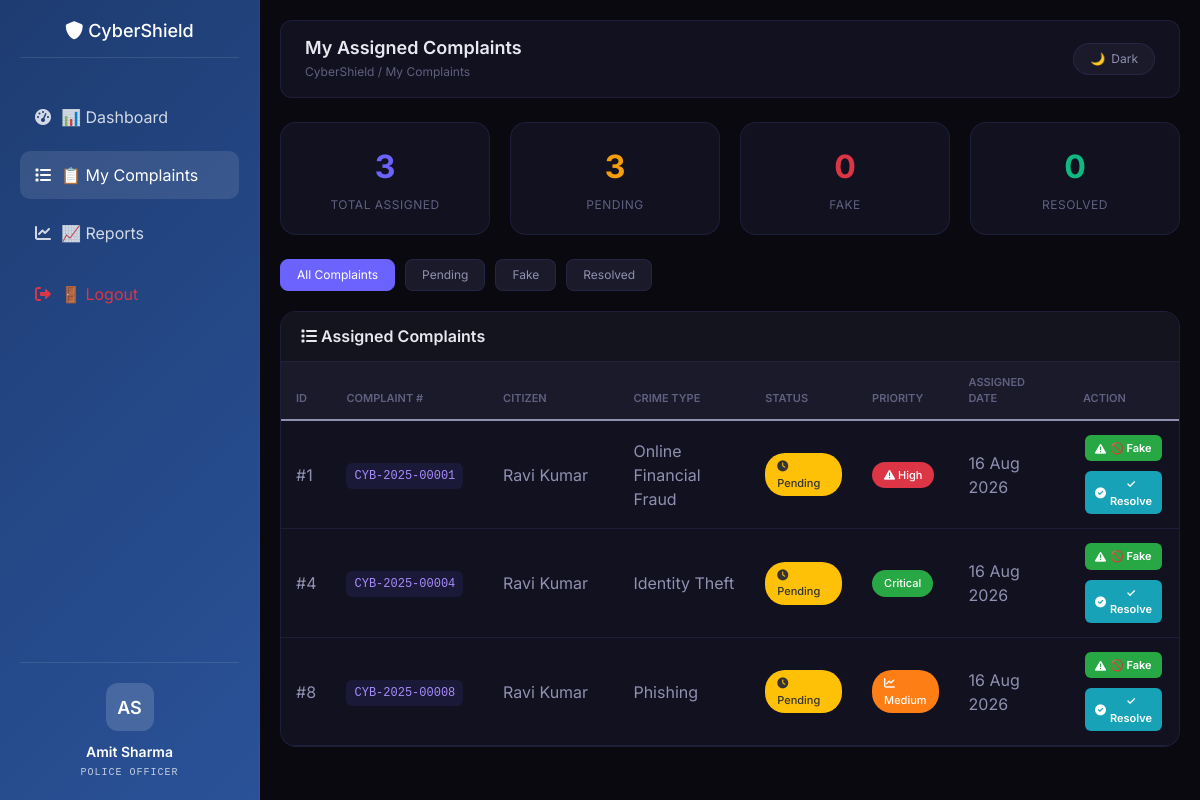
/officer-complaints.php (signed in), run on the app's committed database.
### tables this page shows
CREATE TABLE IF NOT EXISTS complaints (
    id INT AUTO_INCREMENT PRIMARY KEY,
    complaint_num VARCHAR(50) UNIQUE NOT NULL,
    user_id INT,
    user_name VARCHAR(100) NOT NULL,
    user_email VARCHAR(100) NOT NULL,
    category VARCHAR(100) NOT NULL,
    type VARCHAR(100),
    description TEXT NOT NULL,
    incident_date DATE NOT NULL,
    incident_time TIME,
    location VARCHAR(255),
    suspect_info TEXT,
    financial_loss DECIMAL(15,2) DEFAULT 0,
    status ENUM('pending', 'in-progress', 'resolved', 'closed', 'fake') DEFAULT 'pending',
    priority ENUM('low', 'medium', 'high', 'critical') DEFAULT 'low',
    suspicious BOOLEAN DEFAULT FALSE,
    assigned_to INT NULL,
    assigned_date DATETIME NULL,
    resolved_date DATETIME NULL,
    resolution_notes TEXT,
    admin_remarks TEXT,
    public_response TEXT,
    admin_notified BOOLEAN DEFAULT FALSE,
    created_at TIMESTAMP DEFAULT CURRENT_TIMESTAMP,
    updated_at TIMESTAMP DEFAULT CURRENT_TIMESTAMP ON UPDATE CURRENT_TIMESTAMP,
    FOREIGN KEY (user_id) REFERENCES users(id) ON DELETE SET NULL,
    FOREIGN KEY (assigned_to) REFERENCES investigation_officers(id) ON DELETE SET NULL
);

CREATE TABLE IF NOT EXISTS users (
    id INT AUTO_INCREMENT PRIMARY KEY,
    name VARCHAR(100) NOT NULL,
    email VARCHAR(100) UNIQUE NOT NULL,
    password VARCHAR(255) NOT NULL,
    phone VARCHAR(20),
    created_at TIMESTAMP DEFAULT CURRENT_TIMESTAMP
);

### officer-complaints.php (the view, shortened to what this page needs)
<?php
$officer_id = $_SESSION['officer_id'];
$conn = getConnection();
$complaints_query = $conn->prepare("SELECT c.*, u.name as citizen_name FROM complaints c JOIN users u ON c.user_id = u.id WHERE c.assigned_to = ? ORDER BY c.created_at DESC");
$complaints_query->bind_param("i", $officer_id);
$complaints_query->execute();
$complaints = $complaints_query->get_result();
$stats = [];
$total_query = $conn->prepare("SELECT COUNT(*) as count FROM complaints WHERE assigned_to = ?");
$total_query->bind_param("i", $officer_id);
$total_query->execute();
$stats['total'] = $total_query->get_result()->fetch_assoc()['count'];
$pending_query = $conn->prepare("SELECT COUNT(*) as count FROM complaints WHERE assigned_to = ? AND status = 'pending'");
$pending_query->bind_param("i", $officer_id);
$pending_query->execute();
$stats['pending'] = $pending_query->get_result()->fetch_assoc()['count'];
$fake_query = $conn->prepare("SELECT COUNT(*) as count FROM complaints WHERE assigned_to = ? AND status = 'fake'");
$fake_query->bind_param("i", $officer_id);
$fake_query->execute();
$stats['fake'] = $fake_query->get_result()->fetch_assoc()['count'];
$resolved_query = $conn->prepare("SELECT COUNT(*) as count FROM complaints WHERE assigned_to = ? AND status = 'resolved'");
$resolved_query->bind_param("i", $officer_id);
$resolved_query->execute();
$stats['resolved'] = $resolved_query->get_result()->fetch_assoc()['count'];
$theme = isset($_COOKIE['theme']) ? $_COOKIE['theme'] : 'dark';
$officer_name = $_SESSION['officer_name'] ?? 'Police Officer';
$name_parts = explode(' ', $officer_name);
$initials = '';
if (count($name_parts) >= 2) {
    $initials = strtoupper(substr($name_parts[0], 0, 1) . substr($name_parts[1], 0, 1));
} else {
    $initials = strtoupper(substr($officer_name, 0, 2));
}
?>
<!DOCTYPE html>
<html lang="en">
<head>
    <link href="https://cdn.jsdelivr.net/npm/bootstrap@5.1.3/dist/css/bootstrap.min.css" rel="stylesheet">
    <link rel="stylesheet" href="https://cdnjs.cloudflare.com/ajax/libs/font-awesome/6.0.0/css/all.min.css">
    <link rel="stylesheet" href="css/style.css">
</head>
<body>
    <div class="sidebar" id="sidebar">
        <h4 class="text-center"><i class="fas fa-shield-alt"></i> CyberShield</h4>
        <div class="nav flex-column">
            <a href="officer-dashboard.php" class="nav-link"><i class="fas fa-tachometer-alt"></i> 📊 Dashboard</a>
            <a href="officer-complaints.php" class="nav-link active"><i class="fas fa-list"></i> 📋 My Complaints</a>
            <a href="officer-reports.php" class="nav-link"><i class="fas fa-chart-line"></i> 📈 Reports</a>
            <a href="logout.php" class="nav-link text-danger mt-2"><i class="fas fa-sign-out-alt"></i> 🚪 Logout</a>
        </div>
        <div class="officer-badge">
            <div class="officer-avatar"><?php echo $initials; ?></div>
            <div class="officer-name"><?php echo htmlspecialchars($officer_name); ?></div>
            <div class="officer-role">Police Officer</div>
        </div>
    </div>
    <div class="main-content">
        <div class="top-bar">
            <div class="page-title">
                <h2>My Assigned Complaints</h2>
                <p>CyberShield / My Complaints</p>
            </div>
            <button class="theme-toggle-btn" onclick="toggleTheme()">
                <span id="themeIcon"><?php echo $theme == 'dark' ? '🌙' : '☀️'; ?></span>
                <span><?php echo $theme == 'dark' ? 'Dark' : 'Light'; ?></span>
            </button>
        </div>
        <div class="stats-row">
            <div class="stat-card primary">
                <div class="stat-number"><?php echo $stats['total']; ?></div>
                <div class="stat-label">Total Assigned</div>
            </div>
            <div class="stat-card warning">
                <div class="stat-number"><?php echo $stats['pending']; ?></div>
                <div class="stat-label">Pending</div>
            </div>
            <div class="stat-card danger">
                <div class="stat-number"><?php echo $stats['fake'] ?? 0; ?></div>
                <div class="stat-label">Fake</div>
            </div>
            <div class="stat-card success">
                <div class="stat-number"><?php echo $stats['resolved']; ?></div>
                <div class="stat-label">Resolved</div>
            </div>
        </div>
        <div class="filter-buttons">
            <button class="filter-btn active" data-filter="all">All Complaints</button>
            <button class="filter-btn" data-filter="pending">Pending</button>
            <button class="filter-btn" data-filter="fake">Fake</button>
            <button class="filter-btn" data-filter="resolved">Resolved</button>
        </div>
        <div class="main-card">
            <div class="card-header">
                <h5><i class="fas fa-list"></i> Assigned Complaints</h5>
            </div>
            <div class="card-body p-0">
                <div class="table-responsive">
                    <table class="table table-hover mb-0" id="complaintsTable">
                        <thead>
                            <tr>
                                <th class="col-id">ID</th>
                                <th class="col-complaint">Complaint #</th>
                                <th class="col-citizen">Citizen</th>
                                <th class="col-crime">Crime Type</th>
                                <th class="col-status">Status</th>
                                <th class="col-priority">Priority</th>
                                <th class="col-date">Assigned Date</th>
                                <th class="col-action">Action</th>
                            </tr>
                        </thead>
                        <tbody>
                            <?php if ($complaints && $complaints->num_rows > 0): ?>
                                <?php while ($complaint = $complaints->fetch_assoc()): ?>
                                <tr class="complaint-row" data-id="<?php echo $complaint['id']; ?>" data-status="<?php echo $complaint['status']; ?>">
                                    <td data-label="ID">#<?php echo $complaint['id']; ?></td>
                                    <td data-label="Complaint #"><span class="complaint-num"><?php echo htmlspecialchars($complaint['complaint_num'] ?? 'N/A'); ?></span></td>
                                    <td data-label="Citizen"><?php echo htmlspecialchars($complaint['citizen_name']); ?></td>
                                    <td data-label="Crime Type"><?php echo htmlspecialchars($complaint['category'] ?? $complaint['type'] ?? 'N/A'); ?></td>
                                    <td data-label="Status">
                                        <?php
                                        $status = $complaint['status'];
                                        if ($status == 'pending'): ?>
                                            <span class="badge-pending"><i class="fas fa-clock"></i> Pending</span>
                                        <?php elseif ($status == 'fake'): ?>
                                            <span class="badge-fake"><i class="fas fa-exclamation-triangle"></i> Fake</span>
                                        <?php elseif ($status == 'resolved'): ?>
                                            <span class="badge-resolved"><i class="fas fa-check-circle"></i> Resolved</span>
                                        <?php else: ?>
                                            <span class="badge-pending"><?php echo ucfirst($status); ?></span>
                                        <?php endif; ?>
                                    </td>
                                    <td data-label="Priority">
                                        <?php
                                        $priority = $complaint['priority'];
                                        if ($priority == 'high'): ?>
                                            <span class="priority-high"><i class="fas fa-exclamation-triangle"></i> High</span>
                                        <?php elseif ($priority == 'medium'): ?>
                                            <span class="priority-medium"><i class="fas fa-chart-line"></i> Medium</span>
                                        <?php elseif ($priority == 'low'): ?>
                                            <span class="priority-low"><i class="fas fa-arrow-down"></i> Low</span>
                                        <?php else: ?>
                                            <span class="priority-low"><?php echo ucfirst($priority); ?></span>
                                        <?php endif; ?>
                                    </td>
                                    <td data-label="Assigned Date"><?php echo date('d M Y', strtotime($complaint['assigned_date'] ?? $complaint['created_at'])); ?></td>
                                    <td data-label="Action">
                                        <div class="action-buttons">
                                            <?php if ($complaint['status'] == 'pending'): ?>
                                                <a href="resolve-fake-complaint.php?id=<?php echo $complaint['id']; ?>" class="btn btn-sm btn-success" onclick="event.stopPropagation(); return confirm('⚠️ WARNING: Marking this as FAKE will notify the admin and citizen. Are you sure?')">
                                                    <i class="fas fa-exclamation-triangle"></i> 🚫 Fake
                                                </a>
                                                <a href="complaint-detail.php?id=<?php echo $complaint['id']; ?>" class="btn btn-sm btn-info" onclick="event.stopPropagation()">
                                                    <i class="fas fa-check-circle"></i> ✓ Resolve
                                                </a>
                                            <?php else: ?>
                                                <a href="complaint-detail.php?id=<?php echo $complaint['id']; ?>" class="btn btn-sm btn-info" onclick="event.stopPropagation()">
                                                    <i class="fas fa-eye"></i> View
                                                </a>
                                            <?php endif; ?>
                                        </div>
                                    </td>
                                </tr>
                                <?php endwhile; ?>
                            <?php endif; ?>
                        </tbody>
                    </table>
                </div>
            </div>
        </div>
    </div>
</body>
</html>

### css/style.css (style rules this page uses)
:root { --bg: #09090f; --bg2: #0f0f1a; --bg3: #14141f; --bg4: #1a1a2a; --border: rgba(120,120,255,0.12); --border2: rgba(120,120,255,0.22); --accent: #6c63ff; --accent2: #a78bfa; --accent3: #38bdf8; --danger: #f43f5e; --warning: #f59e0b; --success: #10b981; --text: #e8e8f0; --text2: #9090b0; --text3: #606080; --card: #111120; --card2: #161628; --mono: 'DM Mono', monospace; --sans: 'Inter', sans-serif; --display: 'Syne', sans-serif; }
* { margin: 0; padding: 0; box-sizing: border-box; }
body { font-family: var(--sans); background: var(--bg); color: var(--text); min-height: 100vh; overflow-x: hidden; }
.sidebar { width: 260px; background: var(--bg2); border-right: 1px solid var(--border); display: flex; flex-direction: column; flex-shrink: 0; overflow-y: auto; }
.btn { display: inline-flex; align-items: center; gap: 8px; padding: 8px 20px; border-radius: 10px; font-size: 13px; font-weight: 600; cursor: pointer; border: none; transition: all 0.15s; font-family: var(--sans); text-decoration: none; }
.btn-sm { padding: 6px 14px; font-size: 12px; }

### data on the page
complaints: id "1", complaint_num "CYB-2025-00001", user.name "Ravi Kumar", category "Online Financial Fraud", status "pending" (drawn), priority "high" (drawn), assigned_date+created_at "16 Aug 2026"
complaints: id "4", complaint_num "CYB-2025-00004", user.name "Ravi Kumar", category "Identity Theft", status "pending" (drawn), priority "Critical", assigned_date+created_at "16 Aug 2026"
complaints: id "8", complaint_num "CYB-2025-00008", user.name "Ravi Kumar", category "Phishing", status "pending" (drawn), priority "medium" (drawn), assigned_date+created_at "16 Aug 2026"

### other printed values
$initials "AS"
$officer_name "Amit Sharma"
$stats['total'] "3"
$stats['pending'] "3"
$stats['fake'] "0"
$stats['resolved'] "0"
